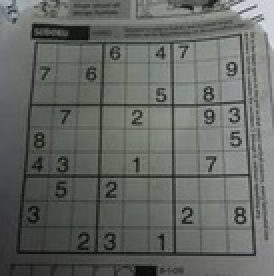
#> input picture Thresholding/originalsudoku.jpeg, 137 x 138 px, shrunk from 223 x 226 before the run, found by its file name (shown 2 times larger)
$ jupyter execute --allow-errors Thresholding.ipynb
#> lines starting #> are read from the running program, lines starting #| are printed output that depends on the picture; after the words box and inside, x2 and y2 are one past the last pixel; in counts of white or black regions, pixels touching at a corner belong together
[cell 1]
import cv2
import numpy as np
import matplotlib.pyplot as plt

[cell 2]
img = cv2.imread("/home/ashritha/ImageProcessing/mancamera.jpg")

#> (a cell that did not finish here is left out)

#> (a cell that did not finish here is left out)

#> (a cell that did not finish here is left out)

#> (a cell that did not finish here is left out)

#> (a cell that did not finish here is left out)

[cell 8]
#AdaptiveMeanThresholding
sudokuimg = cv2.imread("/home/ashritha/ImageProcessing/originalsudoku.jpeg")
#> sudokuimg is the input picture: shape (138, 137, 3); mean B, G, R 99.7, 103.7, 100.4

[cell 9]
plt.imshow(sudokuimg,cmap="gray")
plt.show()

[cell 10]
sudokuimg = cv2.cvtColor(sudokuimg,cv2.COLOR_BGR2GRAY)
#> sudokuimg: shape (138, 137)

[cell 11]
ret,binaryThresh = cv2.threshold(sudokuimg,127,255,cv2.THRESH_BINARY)
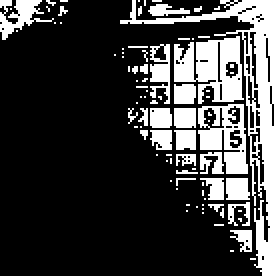
#> binaryThresh: shape (138, 137) (shown 2 times larger); 23.8% white; 88 white regions (70 under 20 px), largest, box (x1, y1, x2, y2) and area: (60, 0, 137, 138) 1520, (87, 18, 122, 52) 736, (99, 52, 124, 87) 484

[cell 12]
plt.imshow(binaryThresh,cmap="gray")
plt.show()

[cell 13]
cv2.imwrite("/home/ashritha/ImageProcessing/binaryThreshold.jpeg",binaryThresh)
#> Out = True

[cell 14]
adapMean = cv2.adaptiveThreshold(sudokuimg,255,cv2.ADAPTIVE_THRESH_MEAN_C,cv2.THRESH_BINARY,11,2)
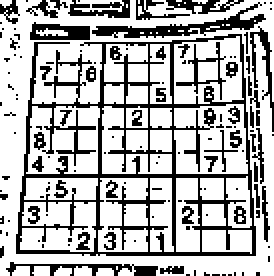
#> adapMean: shape (138, 137) (shown 2 times larger); 70.4% white; black in thin lines or dots

[cell 15]
plt.imshow(adapMean,cmap="gray")
plt.show()

[cell 16]
cv2.imwrite("/home/ashritha/ImageProcessing/adaptiveMeanThreshold.jpeg",adapMean)
#> Out = True

[cell 17]
#AdaptiveGaussianThresholding
adapGaussian = cv2.adaptiveThreshold(sudokuimg,255,cv2.ADAPTIVE_THRESH_GAUSSIAN_C,cv2.THRESH_BINARY,11,2)
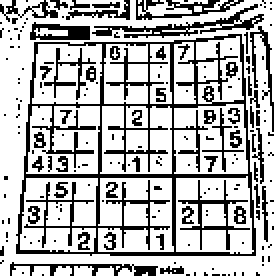
#> adapGaussian: shape (138, 137) (shown 2 times larger); 71.4% white; black in thin lines or dots

[cell 18]
plt.imshow(adapGaussian,cmap="gray")
plt.show()

[cell 19]
cv2.imwrite("/home/ashritha/ImageProcessing/adaptiveGaussianThreshold.jpeg",adapGaussian)
#> Out = True

[cell 20]
#OtsuThresholding
bimodal = cv2.imread("/home/ashritha/ImageProcessing/originalBimodal.jpg")
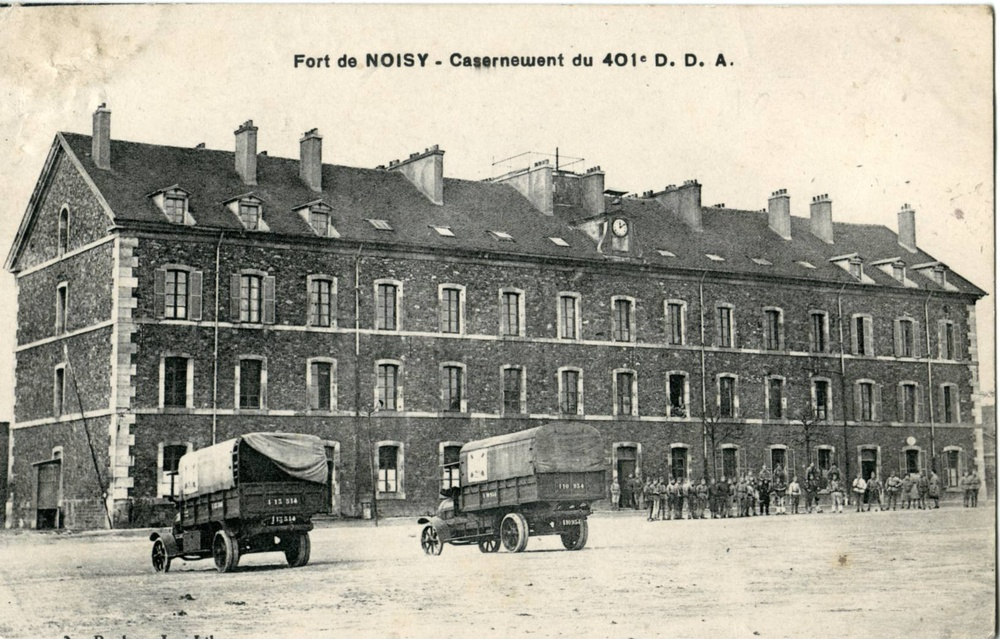
#> input picture Thresholding/originalBimodal.jpg, 1000 x 639 px, shrunk from 1633 x 1044 before the run, found by its file name
#> bimodal is the input picture: shape (639, 1000, 3); mean B, G, R 147.9, 160.2, 162.9

[cell 21]
bimodal = cv2.cvtColor(bimodal,cv2.COLOR_BGR2GRAY)
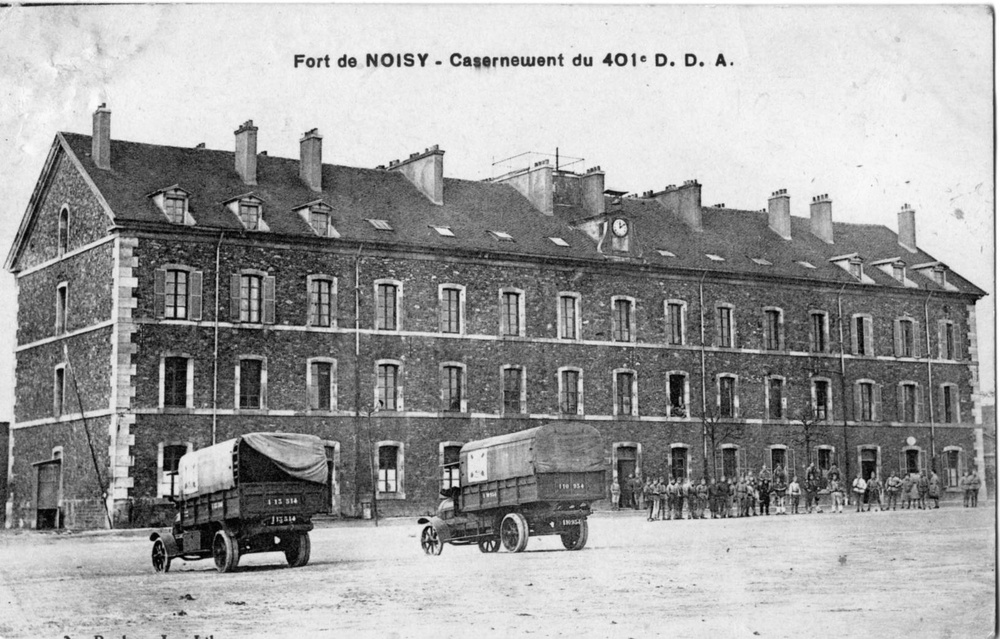
#> bimodal: shape (639, 1000); min 0, max 255, mean 159.6

[cell 22]
plt.imshow(bimodal,cmap="gray")
plt.show()

[cell 23]
ret,globalBimodal = cv2.threshold(bimodal,127,255,cv2.THRESH_BINARY)
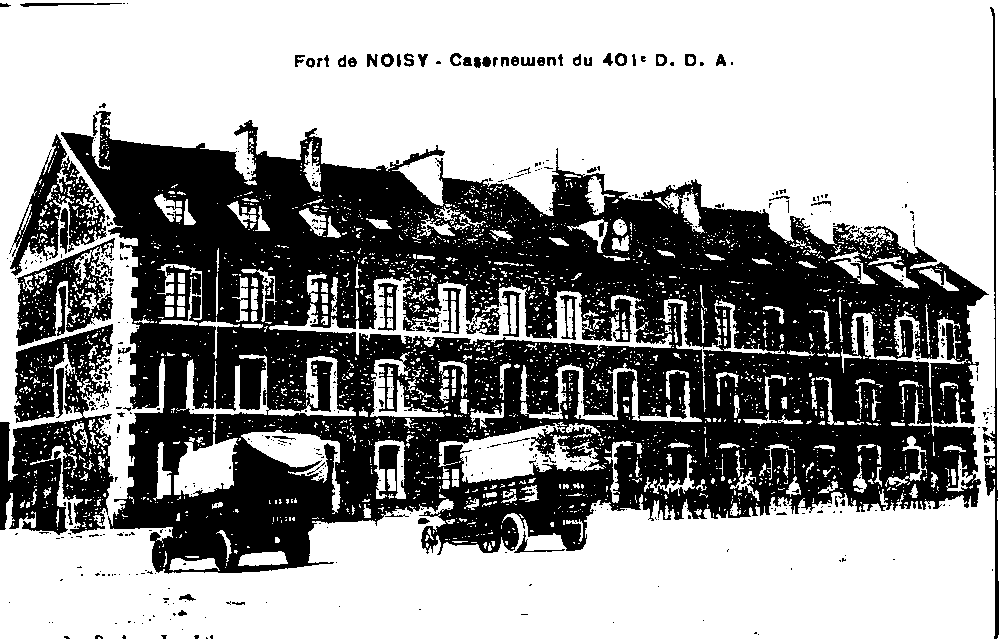
#> globalBimodal: shape (639, 1000); 59.5% white; 539 black regions (461 under 20 px), largest, box (x1, y1, x2, y2) and area: (61, 111, 989, 574) 226270, (0, 324, 114, 535) 14319, (16, 238, 115, 346) 4693

[cell 24]
plt.imshow(globalBimodal,cmap="gray")
plt.show()
cv2.imwrite("/home/ashritha/ImageProcessing/globalThresh.jpg",globalBimodal)
#> Out = True

[cell 25]
ret,otsuNoisy = cv2.threshold(bimodal,0,255,cv2.THRESH_BINARY+cv2.THRESH_OTSU)
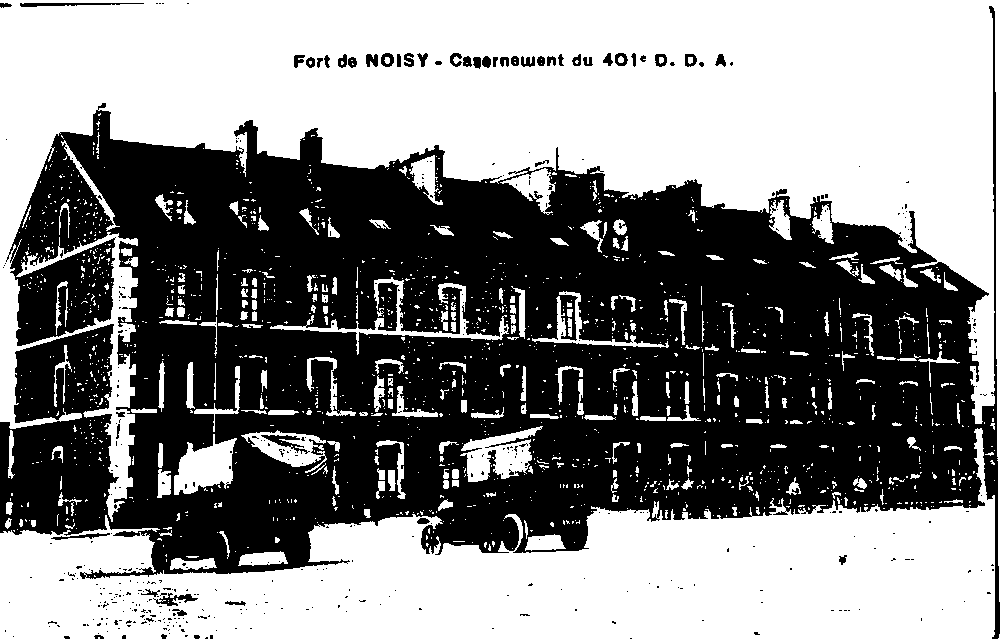
#> otsuNoisy: shape (639, 1000); 52.4% white; 454 black regions (405 under 20 px), largest, box (x1, y1, x2, y2) and area: (0, 6, 1000, 639) 298720, (261, 435, 310, 454) 292, (20, 3, 144, 7) 288
#> ret = 156

[cell 26]
plt.imshow(otsuNoisy,cmap="gray")
plt.show()
cv2.imwrite("/home/ashritha/ImageProcessing/otsuNoisy.jpg",otsuNoisy)
#> Out = True

[cell 27]
#OtsuThresholdingAfterBlurring
bimodal = cv2.GaussianBlur(bimodal,(5,5),0)

[cell 28]
plt.imshow(bimodal,cmap="gray")
plt.show()

[cell 29]
ret,otsuDenoisy = cv2.threshold(bimodal,0,255,cv2.THRESH_BINARY+cv2.THRESH_OTSU)
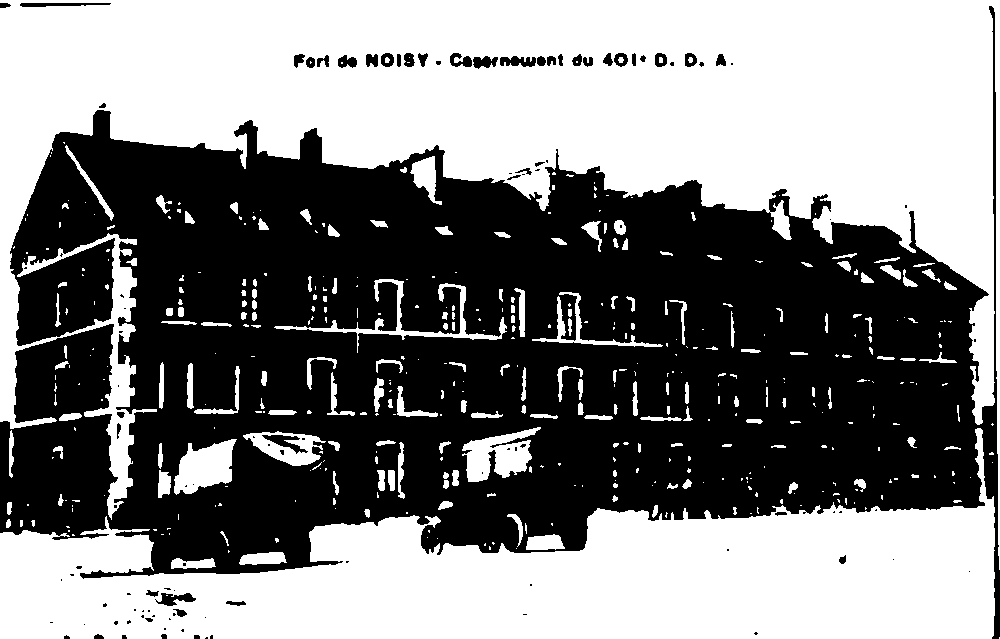
#> otsuDenoisy: shape (639, 1000); 50.8% white; 109 black regions (65 under 20 px), largest, box (x1, y1, x2, y2) and area: (0, 6, 1000, 639) 310127, (262, 435, 308, 454) 320, (155, 593, 196, 606) 282
#> ret = 158

[cell 30]
plt.imshow(otsuDenoisy,cmap="gray")
plt.show()
cv2.imwrite("/home/ashritha/ImageProcessing/otsuDenoisy.jpg",otsuDenoisy)
#> Out = True
